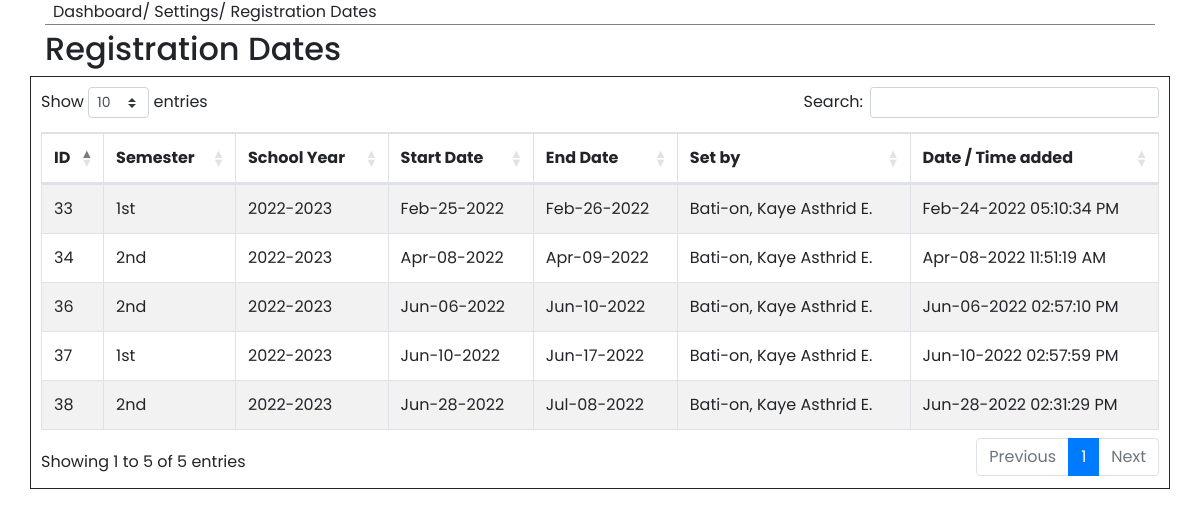
Screenshot of /user/pre-reg_date.php (signed in) with the database file from the repository.
### tables this page shows
CREATE TABLE `reg_dates` (
  `id` int(11) NOT NULL,
  `semester` varchar(50) NOT NULL,
  `sy` varchar(50) NOT NULL,
  `date_start` date NOT NULL,
  `date_end` date NOT NULL,
  `status` varchar(50) NOT NULL,
  `set_by` varchar(255) NOT NULL,
  `date_added` timestamp NOT NULL DEFAULT current_timestamp() ON UPDATE current_timestamp()
);

### user/pre-reg_date.php (the view, shortened to what this page needs)
<?php
include 'header.php';
require 'dbcon.php';
?>
<div class="container" >
  <div style="border-bottom: 1px solid grey; margin-bottom: 5px;" >
     <span class="p-2">Dashboard/ Settings/ Registration Dates</span>
  </div>
</div>
<div class="container">
<div class="row">
    <div class="col-md-12">
      <h2>Registration Dates</h2>
    </div>
</div>
</div>
<div style="border: 1px solid; padding: 10px;" class="container">
    <table class="table table-striped table-bordered tablesort" id="the_table">
      <?php
        $query = 'SELECT `reg_dates`.`id`, `semester`, `sy`,`reg_dates`.`date_start`, `reg_dates`.`date_end`, `reg_dates`.`status`, `admin`.`name`, `reg_dates`.`date_added` FROM `reg_dates` INNER JOIN `admin` ON admin.id = reg_dates.set_by; ';
        $result = $conn->query($query);
        ?>
          <thead>
                    <th >ID</th>
                     <th >Semester</th>
                     <th>School Year</th>
                     <th >Start Date</th>
                     <th >End Date</th>
                     <th>Set by</th>
                     <th>Date / Time added</th>
                  </thead>
             <?php
              while( $row = $result->fetch_assoc()):?>
                  <tr>
                      <td><?php echo  $row['id']?></td>
                      <td><?php echo  $row['semester']?></td>
                      <td><?php echo  $row['sy']?></td>
                      <td><?php $date = strtotime($row['date_start']); echo date("M-d-Y",$date);?></td>
                      <td><?php $date1 = strtotime($row['date_end']); echo date("M-d-Y",$date1)?></td>
                      <td><?php echo  $row['name']?></td>
                      <td><?php $dateadd = strtotime($row['date_added']); echo date("M-d-Y  h:i:s A",$dateadd)?></td>
                  </tr>
            <?php endwhile; ?>
    </table>
</div>
</body>
<?php
include 'footer.php';
 ?>

### user/css/nav.css (style rules this page uses)
* { margin: 0; padding: 0; box-sizing: border-box; font-family: "Poppins", sans-serif; }

### rows the page displays
reg_dates: id "33", semester "1st", sy "2022-2023", date_start "Feb-25-2022", date_end "Feb-26-2022", admin.name "Bati-on, Kaye Asthrid E.", date_added "Feb-24-2022 05:10:34 PM"
reg_dates: id "34", semester "2nd", sy "2022-2023", date_start "Apr-08-2022", date_end "Apr-09-2022", admin.name "Bati-on, Kaye Asthrid E.", date_added "Apr-08-2022 11:51:19 AM"
reg_dates: id "36", semester "2nd", sy "2022-2023", date_start "Jun-06-2022", date_end "Jun-10-2022", admin.name "Bati-on, Kaye Asthrid E.", date_added "Jun-06-2022 02:57:10 PM"
reg_dates: id "37", semester "1st", sy "2022-2023", date_start "Jun-10-2022", date_end "Jun-17-2022", admin.name "Bati-on, Kaye Asthrid E.", date_added "Jun-10-2022 02:57:59 PM"
reg_dates: id "38", semester "2nd", sy "2022-2023", date_start "Jun-28-2022", date_end "Jul-08-2022", admin.name "Bati-on, Kaye Asthrid E.", date_added "Jun-28-2022 02:31:29 PM"
